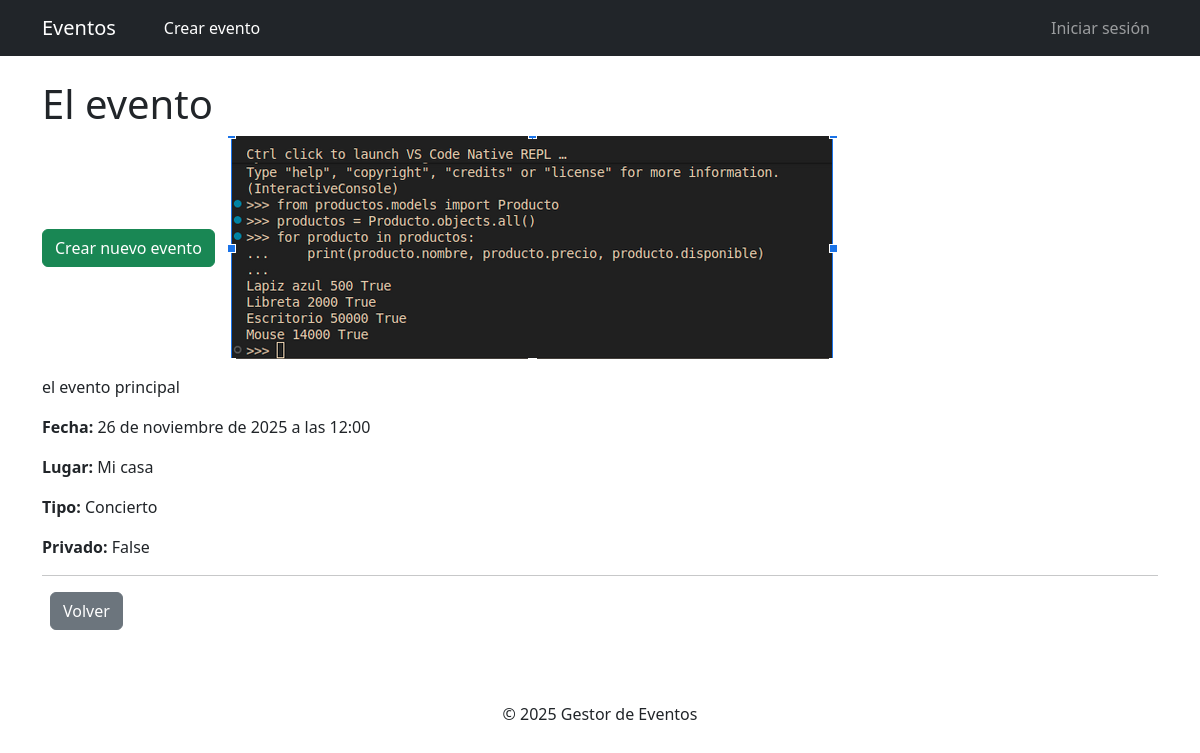
/1/, run on the app's committed database.
### eventos/models.py (models this page shows, shortened)
class Event(models.Model):
    TIPO_CHOICES = [
        ("conf", "Conferencia"),
        ("conc", "Concierto"),
        ("sem", "Seminario"),
        ("otro", "Otro"),
    ]
    titulo = models.CharField(max_length=200)
    descripcion = models.TextField()
    fecha = models.DateTimeField()
    lugar = models.CharField(max_length=200, blank=True)
    tipo = models.CharField(max_length=10, choices=TIPO_CHOICES, default="otro")
    privado = models.BooleanField(default=False)
    organizador = models.ForeignKey(
        User, on_delete=models.SET_NULL, null=True, blank=True, related_name="eventos_organizados"
    )
    participantes = models.ManyToManyField(User, related_name="eventos_asistidos", blank=True)
    imagen = models.ImageField(upload_to="eventos/", null=True, blank=True)
    creado = models.DateTimeField(auto_now_add=True)
    actualizado = models.DateTimeField(auto_now=True)
    class Meta:
        permissions = [
            ("can_view_private", "Puede ver eventos privados"),
        ]

### eventos/views.py (the view, shortened to what this page needs)
# urls.py: path("<int:pk>/", EventDetailView.as_view(), name="detalle"),
class EventDetailView(DetailView):
    model = Event
    template_name = "eventos/event_detail.html"
    def dispatch(self, request, *args, **kwargs):
        event = self.get_object()
        user = request.user
        return super().dispatch(request, *args, **kwargs)

### eventos/templates/eventos/event_detail.html (shortened to what this page needs)
{% extends "base.html" %}
{% block content %}
<h1>{{ object.titulo }}</h1>
<a href="{% url 'eventos:crear' %}" class="btn btn-success mb-3">Crear nuevo evento</a>
{% if object.imagen %}
  <img src="{{ object.imagen.url }}" class="img-fluid mb-3">
{% endif %}
<p>{{ object.descripcion }}</p>
<p><strong>Fecha:</strong> {{ object.fecha }}</p>
<p><strong>Lugar:</strong> {{ object.lugar }}</p>
<p><strong>Tipo:</strong> {{ object.get_tipo_display }}</p>
<p><strong>Privado:</strong> {{ object.privado }}</p>
<hr>
<div class="mt-3">
  <a href="{% url 'eventos:listado' %}" class="btn btn-secondary ms-2">Volver</a>
</div>
{% endblock %}

### data on the page
Event: titulo "El evento", imagen (picture), descripcion "el evento principal", fecha "26 de noviembre de 2025 a las 12:00", lugar "Mi casa", tipo "Concierto", privado "False"
